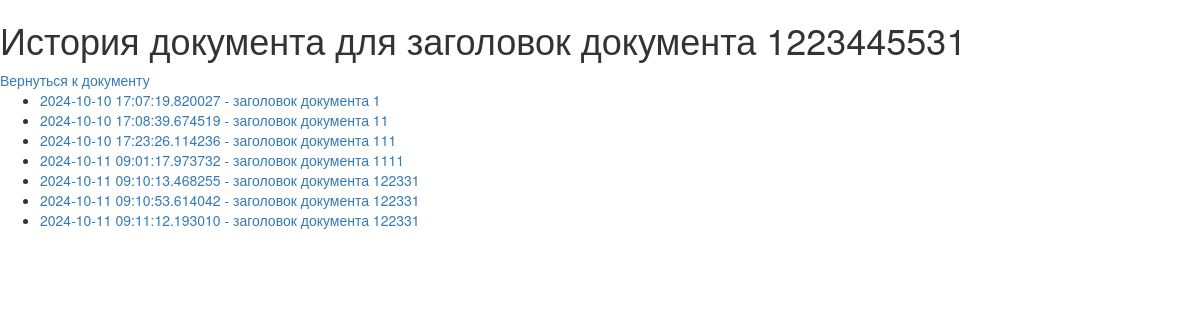
Page /docs/archiv/1 on the committed database.
### models.py (models this page shows)
class Document(Base):
    __tablename__ = 't_doc'
    id = Column(Integer, primary_key=True)
    title = Column(String(100), nullable=False)
    content = Column(String(250), nullable=False)
    is_deleted = Column(Boolean, default=False)

class Archiv(Base):
    __tablename__ = 't_archiv'
    id = Column(Integer, primary_key=True)
    id_doc = Column(Integer, ForeignKey('t_doc.id'))
    ts = Column(DateTime, default=datetime.now())
    title = Column(String(100), nullable=False)
    content = Column(String(250), nullable=False)

### storage.py (the view)
@app.route('/docs/archiv/<int:doc_id>')
def archiv_for_doc(doc_id):
    try:
        doc = DB.get_doc_by_id(doc_id)
        archiv_list = DB.get_arch_list_by_doc(doc_id)
        return render_template('history_list.html', doc=doc, archiv_list=archiv_list)
    except NotFoundDocumentError as err:
        return render_template('error.html', error=str(err))

### DB_ORM.py (called while the page is built)
def get_doc_by_id(doc_id):
    try:
        doc = session.query(Document).filter_by(id=doc_id).one()
        return doc
    except Exception as err:
        raise NotFoundDocumentError(err)

def get_arch_list_by_doc(doc_id):
    try:
        archs = session.query(Archiv).filter_by(id_doc=doc_id).all()
        return archs
    except Exception as err:
        raise NotFoundDocumentError(err)

### templates/history_list.html
{% extends 'base.html' %}
{% block content %}
<h1>История документа для {{ doc.title }}</h1>
    <a href="{{ url_for('get_doc', doc_id=doc.id) }}">Вернуться к документу</a>
    {% if archiv_list %}
    <ul>
        {% for arch_item in archiv_list %}
            <li><a href="{{ url_for('get_archiv', arch_id=arch_item.id) }}">
                {{ arch_item.ts }} - {{ arch_item.title }}</a></li>
        {% endfor %}
    </ul>
    {% else %}
        <p>Нет версий для документа, документ еще не изменялся</p>
    {% endif %}
{% endblock %}

### templates/base.html (shortened to what this page needs)
<!DOCTYPE html>
<html>
  <head>
    <link
      rel="stylesheet"
      href="https://maxcdn.bootstrapcdn.com/bootstrap/3.3.7/css/bootstrap.min.css" />
  </head>
  <body>
  <div>
      {% block content %}{% endblock %}
  </div>
  </body>
</html>

### rows in the picture
Document: title "заголовок документа 1223445531"
Archiv: ts "2024-10-10 17:07:19.820027", title "заголовок документа 1"
Archiv: ts "2024-10-10 17:08:39.674519", title "заголовок документа 11"
Archiv: ts "2024-10-10 17:23:26.114236", title "заголовок документа 111"
Archiv: ts "2024-10-11 09:01:17.973732", title "заголовок документа 1111"
Archiv: ts "2024-10-11 09:10:13.468255", title "заголовок документа 122331"
Archiv: ts "2024-10-11 09:10:53.614042", title "заголовок документа 122331"
Archiv: ts "2024-10-11 09:11:12.193010", title "заголовок документа 122331"
